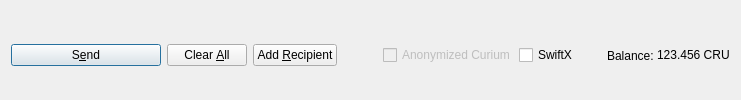
         <widget class="QFrame" name="frame_Send">
          <layout class="QHBoxLayout" name="horizontalLayout">
           <property name="bottomMargin">
            <number>0</number>
           </property>
           <item>
            <widget class="QPushButton" name="sendButton">
             <property name="minimumSize">
              <size>
               <width>150</width>
               <height>0</height>
              </size>
             </property>
             <property name="toolTip">
              <string>Confirm the send action</string>
             </property>
             <property name="text">
              <string>S&amp;end</string>
             </property>
             <property name="icon">
              <iconset resource="../curium.qrc">
               <normaloff>:/icons/send</normaloff>:/icons/send</iconset>
             </property>
             <property name="autoDefault">
              <bool>false</bool>
             </property>
             <property name="default">
              <bool>true</bool>
             </property>
            </widget>
           </item>
           <item>
            <widget class="QPushButton" name="clearButton">
             <property name="sizePolicy">
              <sizepolicy hsizetype="Minimum" vsizetype="Fixed">
               <horstretch>0</horstretch>
               <verstretch>0</verstretch>
              </sizepolicy>
             </property>
             <property name="toolTip">
              <string>Clear all fields of the form.</string>
             </property>
             <property name="text">
              <string>Clear &amp;All</string>
             </property>
             <property name="icon">
              <iconset resource="../curium.qrc">
               <normaloff>:/icons/remove</normaloff>:/icons/remove</iconset>
             </property>
             <property name="autoDefault">
              <bool>false</bool>
             </property>
            </widget>
           </item>
           <item>
            <widget class="QPushButton" name="addButton">
             <property name="toolTip">
              <string>Send to multiple recipients at once</string>
             </property>
             <property name="text">
              <string>Add &amp;Recipient</string>
             </property>
             <property name="icon">
              <iconset resource="../curium.qrc">
               <normaloff>:/icons/add</normaloff>:/icons/add</iconset>
             </property>
             <property name="autoDefault">
              <bool>false</bool>
             </property>
            </widget>
           </item>
           <item>
            <spacer name="horizontalSpacer">
             <property name="orientation">
              <enum>Qt::Horizontal</enum>
             </property>
             <property name="sizeHint" stdset="0">
              <size>
               <width>40</width>
               <height>20</height>
              </size>
             </property>
            </spacer>
           </item>
           <item>
            <layout class="QHBoxLayout" name="horizontalLayout_2">
             <property name="spacing">
              <number>3</number>
             </property>
             <item>
              <widget class="QCheckBox" name="checkzCRU">
               <property name="enabled">
                <bool>false</bool>
               </property>
               <property name="text">
                <string>Anonymized Curium</string>
               </property>
              </widget>
             </item>
             <item>
              <widget class="QCheckBox" name="checkSwiftTX">
               <property name="enabled">
                <bool>true</bool>
               </property>
               <property name="minimumSize">
                <size>
                 <width>85</width>
                 <height>0</height>
                </size>
               </property>
               <property name="text">
                <string>SwiftX</string>
               </property>
              </widget>
             </item>
             <item>
              <widget class="QLabel" name="label">
               <property name="text">
                <string>Balance:</string>
               </property>
              </widget>
             </item>
             <item>
              <widget class="QLabel" name="labelBalance">
               <property name="sizePolicy">
                <sizepolicy hsizetype="Preferred" vsizetype="Fixed">
                 <horstretch>0</horstretch>
                 <verstretch>0</verstretch>
                </sizepolicy>
               </property>
               <property name="cursor">
                <cursorShape>IBeamCursor</cursorShape>
               </property>
               <property name="text">
                <string notr="true">123.456 CRU</string>
               </property>
               <property name="textInteractionFlags">
                <set>Qt::LinksAccessibleByMouse|Qt::TextSelectableByKeyboard|Qt::TextSelectableByMouse</set>
               </property>
              </widget>
             </item>
            </layout>
           </item>
          </layout>
         </widget>
